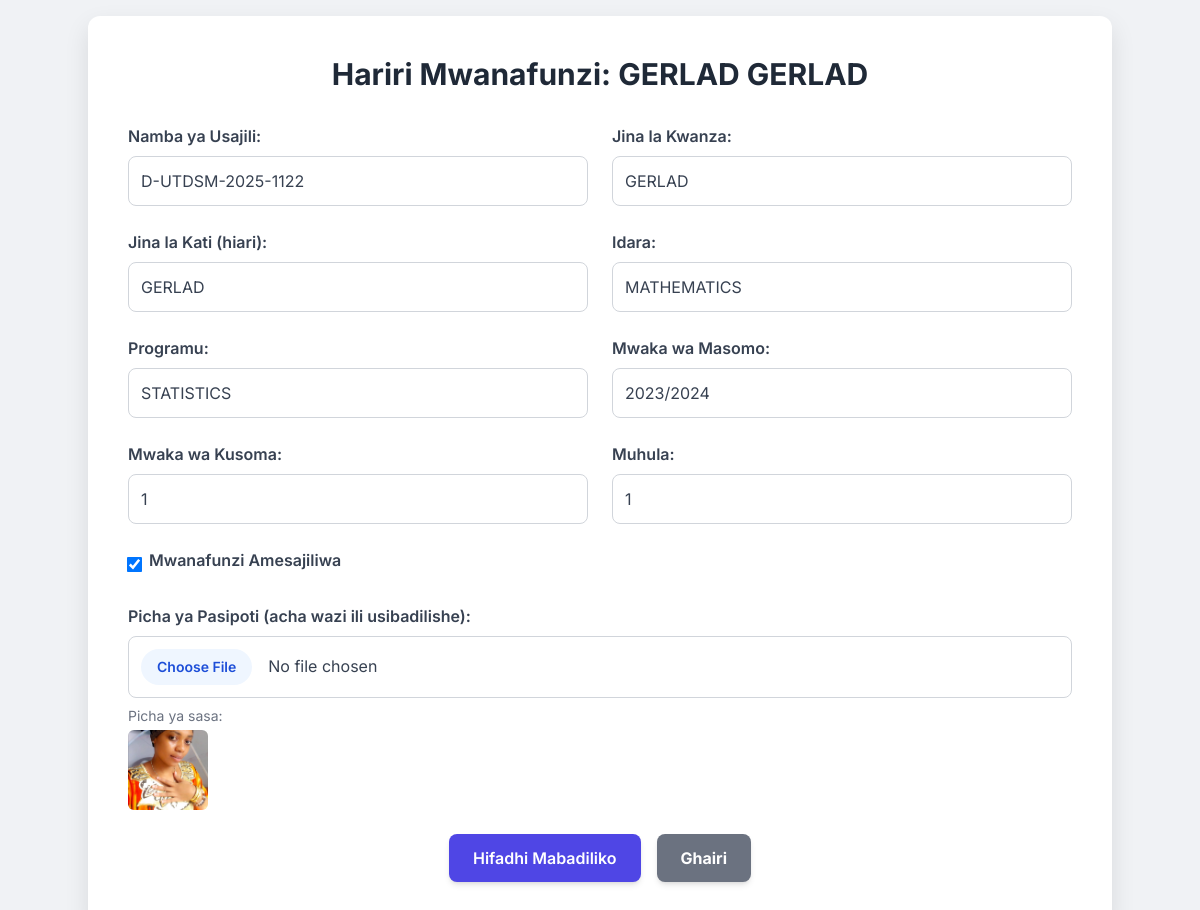
Page /edit_student/1 on the committed database.
### app.py (models this page shows, shortened)
class Student(db.Model):
    id = db.Column(db.Integer, primary_key=True)
    registration_number = db.Column(db.String(80), unique=True, nullable=False)
    firstname = db.Column(db.String(120), nullable=False)
    middlename = db.Column(db.String(120))
    department = db.Column(db.String(120))
    programme = db.Column(db.String(120))
    academic_year = db.Column(db.String(20))
    year_of_study = db.Column(db.String(20))
    semester = db.Column(db.String(20))
    registration_status = db.Column(db.Integer, default=0) # 1 for registered, 0 for not registered
    passport_size_path = db.Column(db.String(255)) # Path to the uploaded passport size image (relative to static)
    attendance_records = db.relationship('AttendanceRecord', backref='student', lazy=True, cascade="all, delete-orphan")

### app.py (the view, shortened to what this page needs)
@app.route('/edit_student/<int:student_id>', methods=['GET', 'POST'])
def edit_student(student_id):
    student = Student.query.get_or_404(student_id)
    return render_template('edit_student.html', student=student)

### templates/edit_student.html (shortened to what this page needs)
<!DOCTYPE html>
<html lang="sw">
<head>
    <script src="https://cdn.tailwindcss.com"></script>
</head>
<body>
    <div class="container">
        <h1 class="text-3xl font-bold text-center text-gray-800 mb-8">Hariri Mwanafunzi: {{ student.firstname }} {{ student.middlename if student.middlename else '' }}</h1>
        <form action="{{ url_for('edit_student', student_id=student.id) }}" method="POST" enctype="multipart/form-data" class="space-y-6">
            <div class="grid grid-cols-1 md:grid-cols-2 gap-6">
                <div class="form-group">
                    <label for="registration_number">Namba ya Usajili:</label>
                    <input type="text" id="registration_number" name="registration_number" value="{{ student.registration_number }}" required class="focus:ring-blue-500 focus:border-blue-500">
                </div>
                <div class="form-group">
                    <label for="firstname">Jina la Kwanza:</label>
                    <input type="text" id="firstname" name="firstname" value="{{ student.firstname }}" required class="focus:ring-blue-500 focus:border-blue-500">
                </div>
                <div class="form-group">
                    <label for="middlename">Jina la Kati (hiari):</label>
                    <input type="text" id="middlename" name="middlename" value="{{ student.middlename if student.middlename else '' }}" class="focus:ring-blue-500 focus:border-blue-500">
                </div>
                <div class="form-group">
                    <label for="department">Idara:</label>
                    <input type="text" id="department" name="department" value="{{ student.department }}" class="focus:ring-blue-500 focus:border-blue-500">
                </div>
                <div class="form-group">
                    <label for="programme">Programu:</label>
                    <input type="text" id="programme" name="programme" value="{{ student.programme }}" class="focus:ring-blue-500 focus:border-blue-500">
                </div>
                <div class="form-group">
                    <label for="academic_year">Mwaka wa Masomo:</label>
                    <input type="text" id="academic_year" name="academic_year" value="{{ student.academic_year }}" placeholder="Mfano: 2024/2025" class="focus:ring-blue-500 focus:border-blue-500">
                </div>
                <div class="form-group">
                    <label for="year_of_study">Mwaka wa Kusoma:</label>
                    <input type="text" id="year_of_study" name="year_of_study" value="{{ student.year_of_study }}" placeholder="Mfano: Mwaka wa 1" class="focus:ring-blue-500 focus:border-blue-500">
                </div>
                <div class="form-group">
                    <label for="semester">Muhula:</label>
                    <input type="text" id="semester" name="semester" value="{{ student.semester }}" placeholder="Mfano: Muhula wa 1" class="focus:ring-blue-500 focus:border-blue-500">
                </div>
            </div>
            <div class="form-group flex items-center">
                <input type="checkbox" id="registration_status" name="registration_status" value="1" {% if student.registration_status == 1 %}checked{% endif %} class="rounded text-blue-600 focus:ring-blue-500">
                <label for="registration_status" class="mb-0">Mwanafunzi Amesajiliwa</label>
            </div>
            <div class="form-group">
                <label for="passport_size">Picha ya Pasipoti (acha wazi ili usibadilishe):</label>
                <input type="file" id="passport_size" name="passport_size" accept="image/*" class="file:mr-4 file:py-2 file:px-4 file:rounded-full file:border-0 file:text-sm file:font-semibold file:bg-blue-50 file:text-blue-700 hover:file:bg-blue-100">
                {% if student.passport_size_path %}
                    <p class="text-sm text-gray-500 mt-2">Picha ya sasa: <img src="{{ url_for('static', filename=student.passport_size_path) }}" alt="Picha ya sasa" class="w-20 h-20 object-cover rounded-md mt-1"></p>
                {% endif %}
            </div>
            <div class="flex justify-center gap-4">
                <button type="submit" class="btn-primary shadow-md hover:shadow-lg focus:outline-none focus:ring-2 focus:ring-blue-500 focus:ring-opacity-75">Hifadhi Mabadiliko</button>
                <a href="{{ url_for('view_students') }}" class="bg-gray-500 hover:bg-gray-600 text-white font-bold py-3 px-6 rounded-lg shadow-md focus:outline-none focus:ring-2 focus:ring-gray-500 focus:ring-opacity-75 text-center transition-all duration-200 ease-in-out">Ghairi</a>
            </div>
        </form>
    </div>
</body>
</html>

### templates/edit_student.html (style rules this page uses)
body { font-family: 'Inter', sans-serif; background-color: #f0f2f5; display: flex; justify-content: center; align-items: center; min-height: 100vh; margin: 0; padding: 1rem; }
.container { background-color: #ffffff; border-radius: 12px; box-shadow: 0 10px 25px rgba(0, 0, 0, 0.1); padding: 2.5rem; width: 100%; max-width: 700px; }
.form-group label { font-weight: 600; color: #374151; margin-bottom: 0.5rem; display: block; }
.form-group input[type="text"], .form-group input[type="file"] { width: 100%; padding: 0.75rem; border: 1px solid #d1d5db; border-radius: 8px; font-size: 1rem; color: #374151; }
.form-group input[type="checkbox"] { transform: scale(1.2); margin-right: 0.5rem; }
.btn-primary { background-color: #4f46e5; color: white; padding: 0.75rem 1.5rem; border-radius: 8px; font-weight: 600; transition: background-color 0.2s ease-in-out; }

### rows in the picture
Student: firstname "GERLAD", middlename "GERLAD", registration_number "D-UTDSM-2025-1122", department "MATHEMATICS", programme "STATISTICS", academic_year "2023/2024", year_of_study "1", semester "1", registration_status "☑", passport_size_path (picture)
